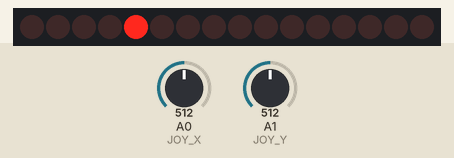
This sketch was run on a simulated Arduino Mega 2560, built with avr-gcc and run on an emulated ATmega2560. On the bench: 16 shift-register outputs drawn as a row of LEDs (first output left, lit = HIGH). Wiring (inferred from the names in the program): 2 × shift register (74HC595): data pin 47; shift clock pin 49; latch pin 48. Wiring (inferred from the signals the program sends): row of LEDs: on Q0, Q1, Q2, Q3, Q4, Q5, Q6, Q7, Q8, Q9, Q10, Q11, Q12, Q13, Q14, Q15. The test bench sets the inputs (shaded band); at power-on: A0 (JOY_X) = 512, A1 (JOY_Y) = 512.

Above: at 1.2 s.
1.3 s: A0 (JOY_X) set to 716
At 2.5 s:
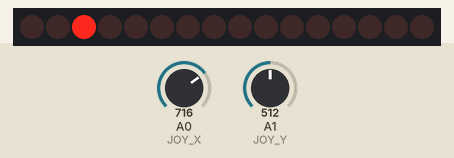
2.8 s: A0 (JOY_X) set to 900
At 3.9 s:
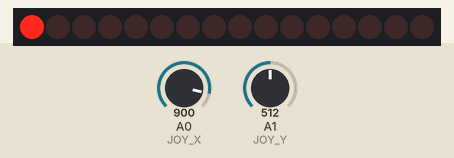
4.3 s: A0 (JOY_X) set to 306
At 5.0 s:
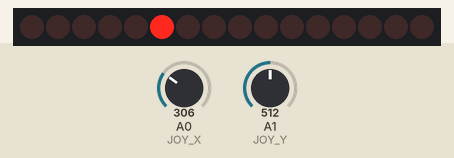
5.8 s: A0 (JOY_X) set to 122
At 6.2 s:
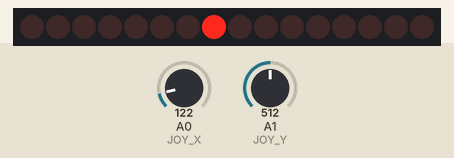
7.3 s: A0 (JOY_X) set to 511
At 8.5 s:
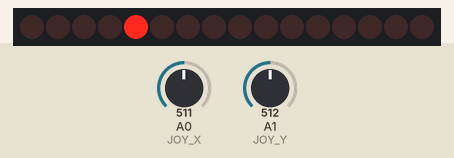
8.8 s: A0 (JOY_X) set to 0
At 9.7 s:
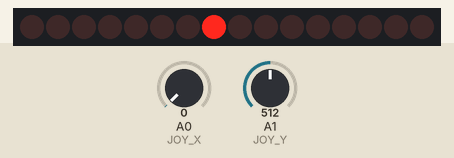
Timing chart, 0 to 11.3 s (numbered marks = the images above; inputs shaded):
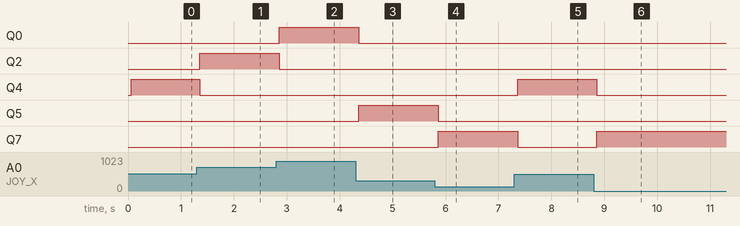

The sketch:

Part4.1.ino
```cpp
// defined constants representing different control operations for the LED matrix
#define OP_DECODEMODE  8
#define OP_SCANLIMIT   10
#define OP_SHUTDOWN    11
#define OP_DISPLAYTEST 14
#define OP_INTENSITY   10

//Transfers 1 SPI command to LED Matrix for given row
//Input: row - row in LED matrix
//       data - bit representation of LEDs in a given row; 1 indicates ON, 0 indicates OFF

void bit_set(volatile uint8_t& reg, uint8_t bit);
void bit_clear(volatile uint8_t& reg, uint8_t bit);

// 8x8 Pins, port and DDR
#define DIN 47 // PL2
#define CS  48 // PL1
#define CLK 49 // PL0
#define DIN_PIN PL2
#define CS_PIN PL1
#define CLK_PIN PL0
#define BOARD_PORT PORTL
#define BOARD_DDR DDRL

// Joystick Pins
#define JOY_X PF0
#define JOY_Y PF1
#define JOY_PORT PORTF
#define JOY_DDR DDRF

byte spidata[2]; //spi shift register uses 16 bits, 8 for ctrl and 8 for data

void setup() {
// sets the data direction registers for the DIN, CS, and CLK pins of the LED matrix. This configures these pins as outputs.
  BOARD_DDR |= (1 << DIN_PIN) | (1 << CS_PIN) | (1 << CLK_PIN);
//  clears the corresponding bits in the data direction register for the JOY_X and JOY_Y pins, effectively setting them as inputs.
  JOY_DDR &= ~((1 << JOY_X) | (1 << JOY_Y));
// By setting the CS pin to a high logic level, the LED matrix is selected, indicating that it is ready to receive commands
  bit_set(BOARD_PORT, CS_PIN);
// calling the spiTransfer function to send SPI commands to the LED matrix
// initialize and configure the LED matrix
  spiTransfer(OP_DISPLAYTEST, 0);
  spiTransfer(OP_SCANLIMIT, 7);
  spiTransfer(OP_DECODEMODE, 0);
  spiTransfer(OP_SHUTDOWN, 1);
}

void loop(){
  int* coordinates = findCoordinates();  // Call the function findCoordinates to get the joystick coordinates
  int x = coordinates[0];  // Assign the x coordinate from the returned array
  int y = coordinates[1];  // Assign the y coordinate from the returned array
  uint8_t rowControl = 0;  // Initialize a variable to hold the row control value

  bit_set(rowControl, x);  // Set the bit corresponding to the x coordinate in rowControl using the bit_set function
  spiTransfer(y, rowControl);  // Send the rowControl value as data to the LED matrix for the specified row y using spiTransfer function

  bit_clear(rowControl, x);  // Clear the bit corresponding to the x coordinate in rowControl using the bit_clear function
  spiTransfer(y, rowControl);  // Send the updated rowControl value as data to the LED matrix for the specified row y using spiTransfer function
}
// The purpose of the spiTransfer function is to transfer SPI command to the LED matrix.
//It takes two parameters: opcode and data, which represent the control operation and data to be sent, respectively.
// The spiTransfer function takes two arguments: opcode and data.
//The opcode represents the control operation or command for the LED matrix, and the data represents the data associated with that command.
void spiTransfer(volatile byte opcode, volatile byte data){
  int offset = 0; //only 1 device
  int maxbytes = 2; //16 bits per SPI command
  // This for loop is used to zero out the spidata array.
  //The loop iterates maxbytes times, which is the number of elements in the spidata array. Each element of the spidata array is set to 0 using the assignment statement spidata[i] = (byte)0;.
  for(int i = 0; i < maxbytes; i++) { //zero out spi data
    spidata[i] = (byte)0;
  }
  //load in spi data
  //The variable specifies the index for spidata
  spidata[offset] = data;
  // clears
  bit_clear(BOARD_PORT, CS_PIN);
  for(int i=maxbytes;i>0;i--)
    shiftOut(DIN, CLK, MSBFIRST, spidata[i-1]); //shift out 1 byte of data starting with leftmost bit
  // this sets the port L and CS pin which enables the peripheral connection with LED display
  bit_set(BOARD_PORT, CS_PIN);
}
//objective: read the analog data from the joystick's X and Y axes and convert them into digital coordinates
int* findCoordinates() {
  int* coordinates = new int[2];// Declaring a new integer array of size 2 dynamically
  int xReading = min((1024 - analogRead(JOY_X)), 1023); // reads the inverted analog value from the pin connected to the X-axis of the joystick
  int yReading = analogRead(JOY_Y);//reads the analog value from the pin connected to the y-axis of the joystick
  coordinates[0] = xReading / 128; //calculates the X-coordinate by dividing input of 1024 bit by 128 to get 8 bits data
  coordinates[1] = yReading / 128;//calculates the Y-coordinate by dividing input of 1024 bit by 128 to get 8 bits data
  return coordinates;
}
// set bits to 1 using bitwise OR
void bit_set(volatile uint8_t& reg, uint8_t bit) {
  reg |= (1 << bit);
}
// set bits to 0 using bitwise AND
void bit_clear(volatile uint8_t& reg, uint8_t bit) {
  reg &= ~(1 << bit);
}
```

Measured:
- after the input at 1.3 s, Q2: LOW → HIGH after 0.06 s; Q4: HIGH → LOW after 0.06 s
- after the input at 2.8 s, Q0: LOW → HIGH after 0.06 s; Q2: HIGH → LOW after 0.06 s
- after the input at 4.3 s, Q0: HIGH → LOW after 0.06 s; Q5: LOW → HIGH after 0.06 s
- after the input at 5.8 s, Q5: HIGH → LOW after 0.06 s; Q7: LOW → HIGH after 0.06 s
- after the input at 7.3 s, Q4: LOW → HIGH after 0.06 s; Q7: HIGH → LOW after 0.06 s
- after the input at 8.8 s, Q4: HIGH → LOW after 0.06 s; Q7: LOW → HIGH after 0.06 s
